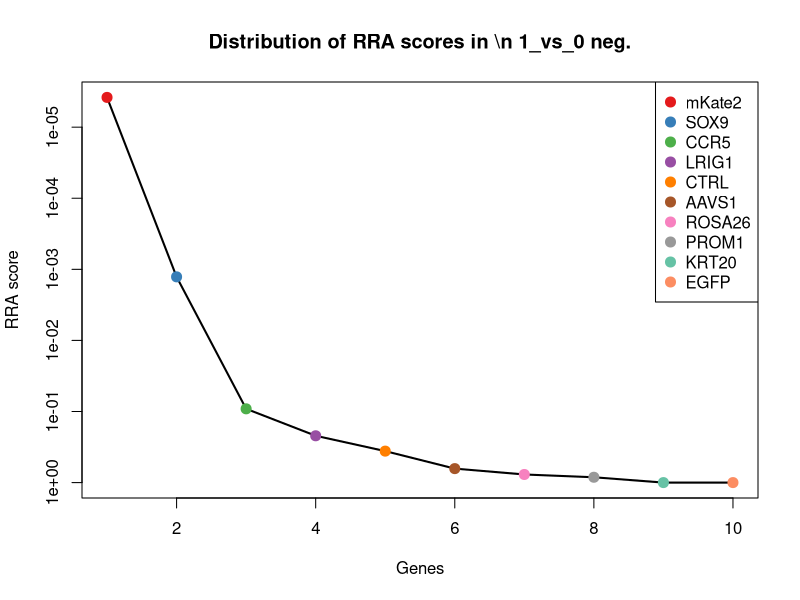
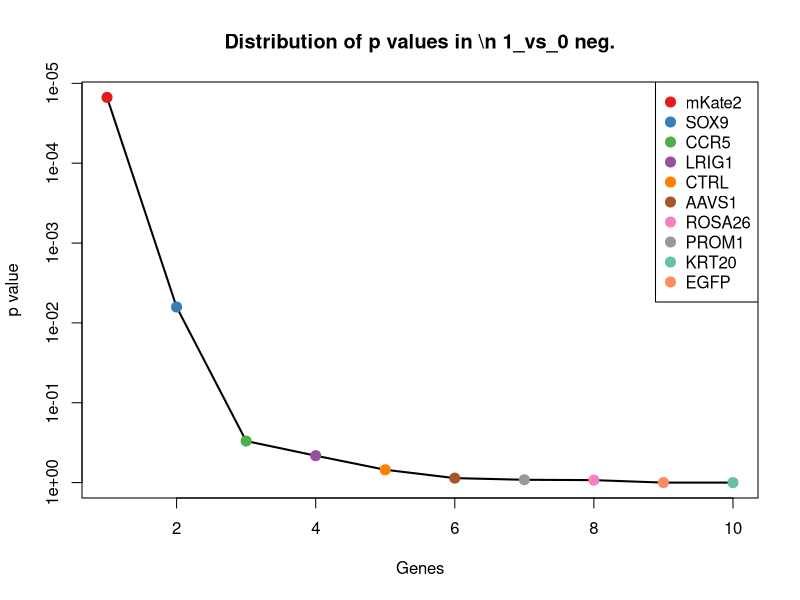
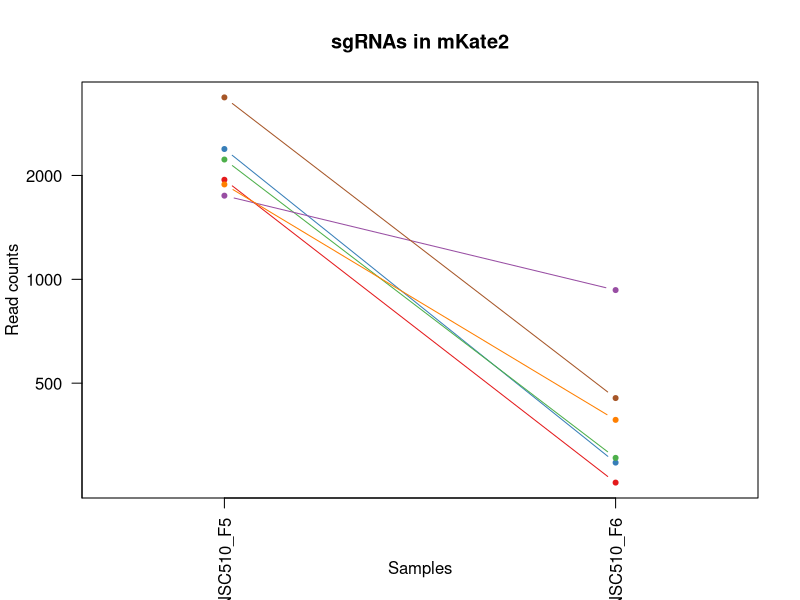
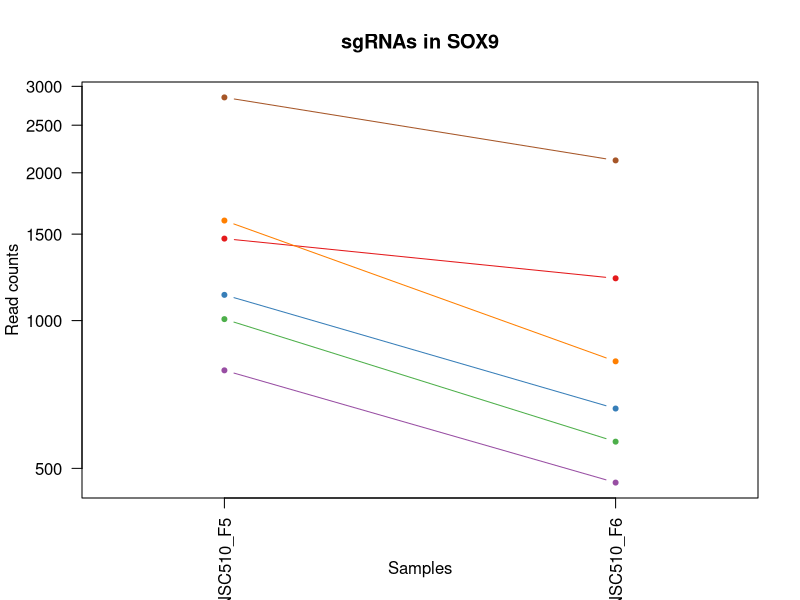
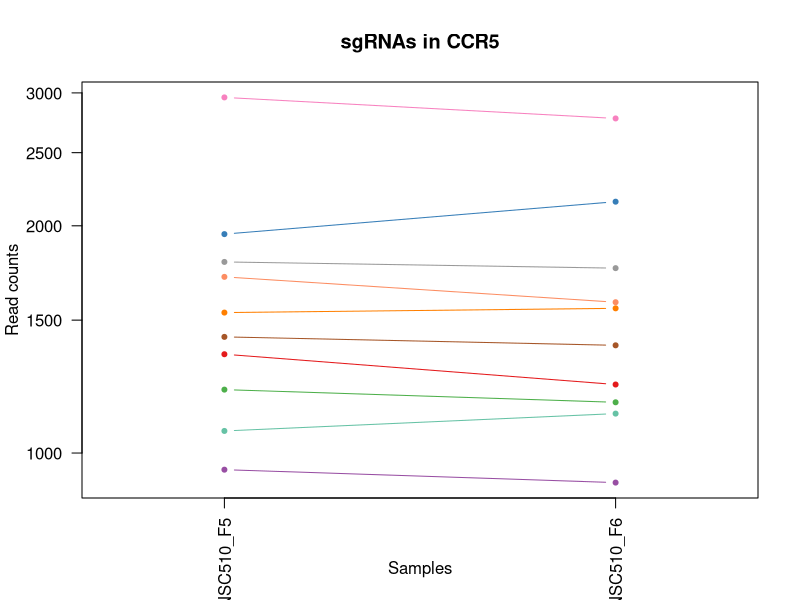
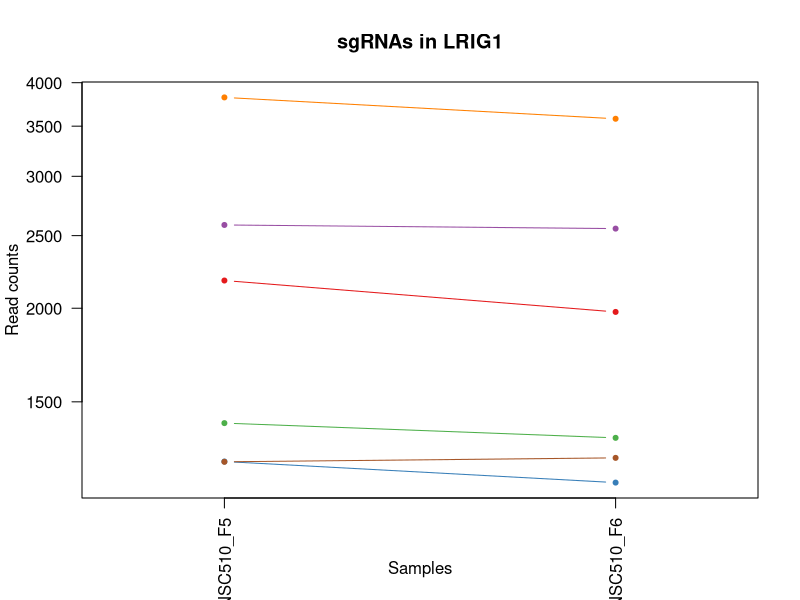
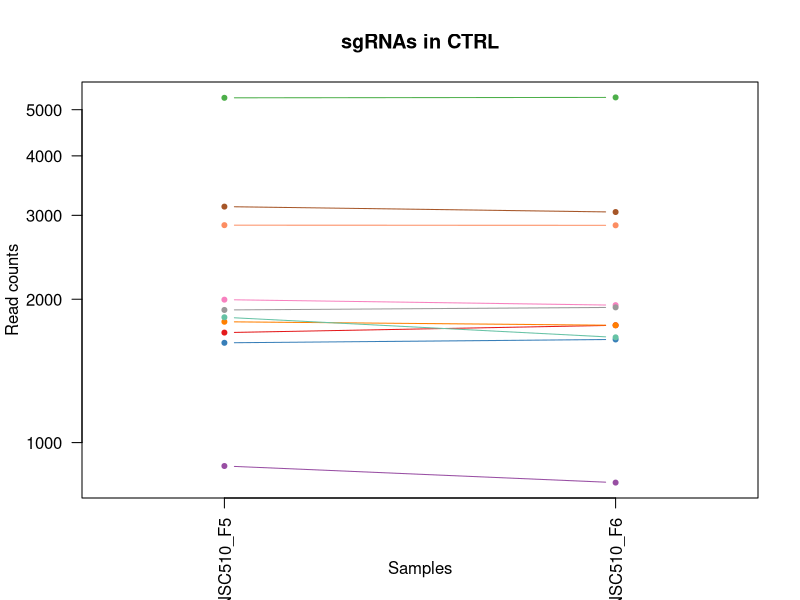
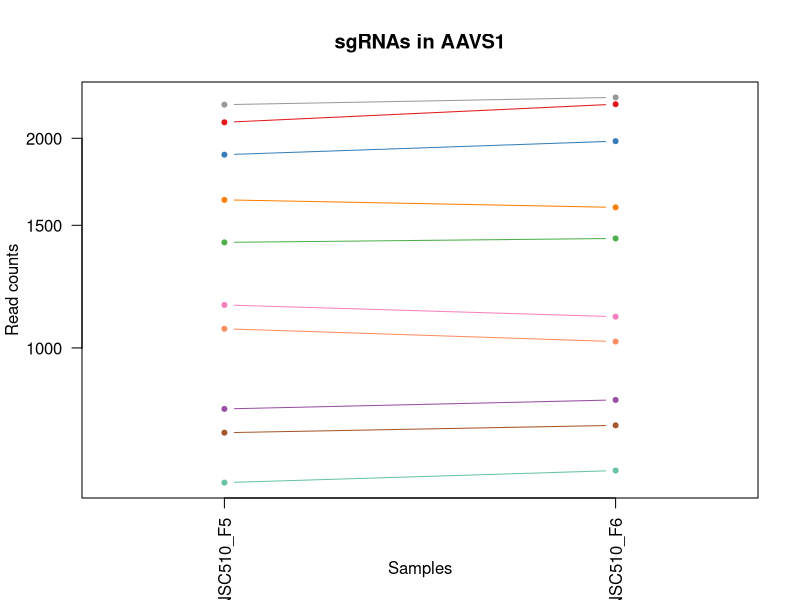

R code for these plots, in order: (Note: this script raises an error after producing the figures.)
pdf(file='S10B_c0_t1.pdf',width=4.5,height=4.5);
gstable=read.table('S10B_c0_t1.gene_summary.txt',header=T)
# 
#
# parameters
# Do not modify the variables beginning with "__"

# gstablename='__GENE_SUMMARY_FILE__'
startindex=3
# outputfile='__OUTPUT_FILE__'
targetgenelist=c("mKate2","SOX9","CCR5","LRIG1","CTRL","AAVS1","ROSA26","PROM1","KRT20","EGFP")
# samplelabel=sub('.\\w+.\\w+$','',colnames(gstable)[startindex]);
samplelabel='1_vs_0 neg.'


# You need to write some codes in front of this code:
# gstable=read.table(gstablename,header=T)
# pdf(file=outputfile,width=6,height=6)


# set up color using RColorBrewer
#library(RColorBrewer)
#colors <- brewer.pal(length(targetgenelist), "Set1")

colors=c( "#E41A1C", "#377EB8", "#4DAF4A", "#984EA3", "#FF7F00",  "#A65628", "#F781BF",
          "#999999", "#66C2A5", "#FC8D62", "#8DA0CB", "#E78AC3", "#A6D854", "#FFD92F", "#E5C494", "#B3B3B3", 
          "#8DD3C7", "#FFFFB3", "#BEBADA", "#FB8072", "#80B1D3", "#FDB462", "#B3DE69", "#FCCDE5",
          "#D9D9D9", "#BC80BD", "#CCEBC5", "#FFED6F")

######
# function definition

plotrankedvalues<-function(val, tglist, ...){
  
  plot(val,log='y',ylim=c(max(val),min(val)),type='l',lwd=2, ...)
  if(length(tglist)>0){
    for(i in 1:length(tglist)){
      targetgene=tglist[i];
      tx=which(names(val)==targetgene);ty=val[targetgene];
      points(tx,ty,col=colors[(i %% length(colors)) ],cex=2,pch=20)
      # text(tx+50,ty,targetgene,col=colors[i])
    }
    legend('topright',tglist,pch=20,pt.cex = 2,cex=1,col=colors)
  }
}



plotrandvalues<-function(val,targetgenelist, ...){
  # choose the one with the best distance distribution
  
  mindiffvalue=0;
  randval=val;
  for(i in 1:20){
    randval0=sample(val)
    vindex=sort(which(names(randval0) %in% targetgenelist))
    if(max(vindex)>0.9*length(val)){
      # print('pass...')
      next;
    }
    mindiffind=min(diff(vindex));
    if (mindiffind > mindiffvalue){
      mindiffvalue=mindiffind;
      randval=randval0;
      # print(paste('Diff: ',mindiffvalue))
    }
  }
  plot(randval,log='y',ylim=c(max(randval),min(randval)),pch=20,col='grey', ...)
  
  if(length(targetgenelist)>0){
    for(i in 1:length(targetgenelist)){
      targetgene=targetgenelist[i];
      tx=which(names(randval)==targetgene);ty=randval[targetgene];
      points(tx,ty,col=colors[(i %% length(colors)) ],cex=2,pch=20)
      text(tx+50,ty,targetgene,col=colors[i])
    }
  }
  
}




# set.seed(1235)



pvec=gstable[,startindex]
names(pvec)=gstable[,'id']
pvec=sort(pvec);

plotrankedvalues(pvec,targetgenelist,xlab='Genes',ylab='RRA score',main=paste('Distribution of RRA scores in \\n',samplelabel))

# plotrandvalues(pvec,targetgenelist,xlab='Genes',ylab='RRA score',main=paste('Distribution of RRA scores in \\n',samplelabel))


pvec=gstable[,startindex+1]
names(pvec)=gstable[,'id']
pvec=sort(pvec);

plotrankedvalues(pvec,targetgenelist,xlab='Genes',ylab='p value',main=paste('Distribution of p values in \\n',samplelabel))

# plotrandvalues(pvec,targetgenelist,xlab='Genes',ylab='p value',main=paste('Distribution of p values in \\n',samplelabel))



# you need to write after this code:
# dev.off()






# parameters
# Do not modify the variables beginning with "__"
targetmat=list(c(1942.5722099477284,256.4769906434982),c(2385.3722315029368,293.25126503723504),c(2223.5799159346875,302.68056616383427),c(1746.718354259848,929.729091082681),c(1882.9645147383735,390.3730666412068),c(3366.7703561998164,451.66352396410156))
targetgene="mKate2"
collabel=c("S77_MNSC510_F5","S78_MNSC510_F6")

# set up color using RColorBrewer
#library(RColorBrewer)
#colors <- brewer.pal(length(targetgenelist), "Set1")

colors=c( "#E41A1C", "#377EB8", "#4DAF4A", "#984EA3", "#FF7F00",  "#A65628", "#F781BF",
          "#999999", "#66C2A5", "#FC8D62", "#8DA0CB", "#E78AC3", "#A6D854", "#FFD92F", "#E5C494", "#B3B3B3", 
          "#8DD3C7", "#FFFFB3", "#BEBADA", "#FB8072", "#80B1D3", "#FDB462", "#B3DE69", "#FCCDE5",
          "#D9D9D9", "#BC80BD", "#CCEBC5", "#FFED6F")


## code

targetmatvec=unlist(targetmat)+1
yrange=range(targetmatvec[targetmatvec>0]);
# yrange[1]=1; # set the minimum value to 1
for(i in 1:length(targetmat)){
  vali=targetmat[[i]]+1;
  if(i==1){
    plot(1:length(vali),vali,type='b',las=1,pch=20,main=paste('sgRNAs in',targetgene),ylab='Read counts',xlab='Samples',xlim=c(0.7,length(vali)+0.3),ylim = yrange,col=colors[(i %% length(colors))],xaxt='n',log='y')
    axis(1,at=1:length(vali),labels=(collabel),las=2)
    # lines(0:100,rep(1,101),col='black');
  }else{
    lines(1:length(vali),vali,type='b',pch=20,col=colors[(i %% length(colors))])
  }
}




# parameters
# Do not modify the variables beginning with "__"
targetmat=list(c(1467.8394945303658,1218.2657055566162),c(1127.2240933340518,660.9940089746037),c(1005.8798566578648,565.7580675959518),c(790.8663846526916,466.75040576666026),c(1597.6991162364604,825.0638485774298),c(2847.3318693754377,2118.7639631468396))
targetgene="SOX9"
collabel=c("S77_MNSC510_F5","S78_MNSC510_F6")

# set up color using RColorBrewer
#library(RColorBrewer)
#colors <- brewer.pal(length(targetgenelist), "Set1")

colors=c( "#E41A1C", "#377EB8", "#4DAF4A", "#984EA3", "#FF7F00",  "#A65628", "#F781BF",
          "#999999", "#66C2A5", "#FC8D62", "#8DA0CB", "#E78AC3", "#A6D854", "#FFD92F", "#E5C494", "#B3B3B3", 
          "#8DD3C7", "#FFFFB3", "#BEBADA", "#FB8072", "#80B1D3", "#FDB462", "#B3DE69", "#FCCDE5",
          "#D9D9D9", "#BC80BD", "#CCEBC5", "#FFED6F")


## code

targetmatvec=unlist(targetmat)+1
yrange=range(targetmatvec[targetmatvec>0]);
# yrange[1]=1; # set the minimum value to 1
for(i in 1:length(targetmat)){
  vali=targetmat[[i]]+1;
  if(i==1){
    plot(1:length(vali),vali,type='b',las=1,pch=20,main=paste('sgRNAs in',targetgene),ylab='Read counts',xlab='Samples',xlim=c(0.7,length(vali)+0.3),ylim = yrange,col=colors[(i %% length(colors))],xaxt='n',log='y')
    axis(1,at=1:length(vali),labels=(collabel),las=2)
    # lines(0:100,rep(1,101),col='black');
  }else{
    lines(1:length(vali),vali,type='b',pch=20,col=colors[(i %% length(colors))])
  }
}




# parameters
# Do not modify the variables beginning with "__"
targetmat=list(c(1350.7529503691328,1231.4667271338553),c(1948.9587487201593,2151.7665170899368),c(1212.3779436331301,1166.4045493603207),c(949.4654308347253,912.7563490548023),c(1533.8337285121515,1553.9488256635477),c(1424.198146252088,1387.993125835402),c(2958.0318747642395,2774.100391445484),c(1790.3597025381257,1756.6787998854306),c(1068.6808212534352,1126.8014846286042),c(1710.5279678827394,1583.1796591560053))
targetgene="CCR5"
collabel=c("S77_MNSC510_F5","S78_MNSC510_F6")

# set up color using RColorBrewer
#library(RColorBrewer)
#colors <- brewer.pal(length(targetgenelist), "Set1")

colors=c( "#E41A1C", "#377EB8", "#4DAF4A", "#984EA3", "#FF7F00",  "#A65628", "#F781BF",
          "#999999", "#66C2A5", "#FC8D62", "#8DA0CB", "#E78AC3", "#A6D854", "#FFD92F", "#E5C494", "#B3B3B3", 
          "#8DD3C7", "#FFFFB3", "#BEBADA", "#FB8072", "#80B1D3", "#FDB462", "#B3DE69", "#FCCDE5",
          "#D9D9D9", "#BC80BD", "#CCEBC5", "#FFED6F")


## code

targetmatvec=unlist(targetmat)+1
yrange=range(targetmatvec[targetmatvec>0]);
# yrange[1]=1; # set the minimum value to 1
for(i in 1:length(targetmat)){
  vali=targetmat[[i]]+1;
  if(i==1){
    plot(1:length(vali),vali,type='b',las=1,pch=20,main=paste('sgRNAs in',targetgene),ylab='Read counts',xlab='Samples',xlim=c(0.7,length(vali)+0.3),ylim = yrange,col=colors[(i %% length(colors))],xaxt='n',log='y')
    axis(1,at=1:length(vali),labels=(collabel),las=2)
    # lines(0:100,rep(1,101),col='black');
  }else{
    lines(1:length(vali),vali,type='b',pch=20,col=colors[(i %% length(colors))])
  }
}




# parameters
# Do not modify the variables beginning with "__"
targetmat=list(c(2176.7452982701943,1976.3815161351918),c(1247.5039068815001,1169.2333396983006),c(1403.9741068060569,1341.7895503150658),c(2582.290510319556,2553.454745083063),c(3822.3434552998865,3579.3627076570556),c(1246.4394837527616,1261.6404907389726))
targetgene="LRIG1"
collabel=c("S77_MNSC510_F5","S78_MNSC510_F6")

# set up color using RColorBrewer
#library(RColorBrewer)
#colors <- brewer.pal(length(targetgenelist), "Set1")

colors=c( "#E41A1C", "#377EB8", "#4DAF4A", "#984EA3", "#FF7F00",  "#A65628", "#F781BF",
          "#999999", "#66C2A5", "#FC8D62", "#8DA0CB", "#E78AC3", "#A6D854", "#FFD92F", "#E5C494", "#B3B3B3", 
          "#8DD3C7", "#FFFFB3", "#BEBADA", "#FB8072", "#80B1D3", "#FDB462", "#B3DE69", "#FCCDE5",
          "#D9D9D9", "#BC80BD", "#CCEBC5", "#FFED6F")


## code

targetmatvec=unlist(targetmat)+1
yrange=range(targetmatvec[targetmatvec>0]);
# yrange[1]=1; # set the minimum value to 1
for(i in 1:length(targetmat)){
  vali=targetmat[[i]]+1;
  if(i==1){
    plot(1:length(vali),vali,type='b',las=1,pch=20,main=paste('sgRNAs in',targetgene),ylab='Read counts',xlab='Samples',xlim=c(0.7,length(vali)+0.3),ylim = yrange,col=colors[(i %% length(colors))],xaxt='n',log='y')
    axis(1,at=1:length(vali),labels=(collabel),las=2)
    # lines(0:100,rep(1,101),col='black');
  }else{
    lines(1:length(vali),vali,type='b',pch=20,col=colors[(i %% length(colors))])
  }
}




# parameters
# Do not modify the variables beginning with "__"
targetmat=list(c(1700.948159724093,1762.3363805613901),c(1618.9875788112302,1645.41304659156),c(5294.4406423452065,5304.9248138247085),c(891.9865818828473,823.17798835211),c(1792.4885487956026,1762.3363805613901),c(3128.3395753623968,3047.550124116861),c(1994.728943255914,1942.4360320794347),c(1897.8664385407121,1921.6915696009164),c(1831.8722045589263,1662.3857886194385),c(2860.1049469202994,2858.021171472217))
targetgene="CTRL"
collabel=c("S77_MNSC510_F5","S78_MNSC510_F6")

# set up color using RColorBrewer
#library(RColorBrewer)
#colors <- brewer.pal(length(targetgenelist), "Set1")

colors=c( "#E41A1C", "#377EB8", "#4DAF4A", "#984EA3", "#FF7F00",  "#A65628", "#F781BF",
          "#999999", "#66C2A5", "#FC8D62", "#8DA0CB", "#E78AC3", "#A6D854", "#FFD92F", "#E5C494", "#B3B3B3", 
          "#8DD3C7", "#FFFFB3", "#BEBADA", "#FB8072", "#80B1D3", "#FDB462", "#B3DE69", "#FCCDE5",
          "#D9D9D9", "#BC80BD", "#CCEBC5", "#FFED6F")


## code

targetmatvec=unlist(targetmat)+1
yrange=range(targetmatvec[targetmatvec>0]);
# yrange[1]=1; # set the minimum value to 1
for(i in 1:length(targetmat)){
  vali=targetmat[[i]]+1;
  if(i==1){
    plot(1:length(vali),vali,type='b',las=1,pch=20,main=paste('sgRNAs in',targetgene),ylab='Read counts',xlab='Samples',xlim=c(0.7,length(vali)+0.3),ylim = yrange,col=colors[(i %% length(colors))],xaxt='n',log='y')
    axis(1,at=1:length(vali),labels=(collabel),las=2)
    # lines(0:100,rep(1,101),col='black');
  }else{
    lines(1:length(vali),vali,type='b',pch=20,col=colors[(i %% length(colors))])
  }
}




# parameters
# Do not modify the variables beginning with "__"
targetmat=list(c(2107.557794902193,2237.57315734199),c(1893.6087460257584,1980.1532365858316),c(1416.7471843509186,1435.139631468398),c(816.4125397424152,841.0936604926484),c(1630.6962332273533,1590.7231000572847),c(754.6759982755833,773.2026923811342),c(1151.705825295037,1107.9428823754058),c(2234.224147222072,2288.4913834256254),c(639.7183003718272,665.7086595379034),c(1064.4231287384814,1020.2503818980332))
targetgene="AAVS1"
collabel=c("S77_MNSC510_F5","S78_MNSC510_F6")

# set up color using RColorBrewer
#library(RColorBrewer)
#colors <- brewer.pal(length(targetgenelist), "Set1")

colors=c( "#E41A1C", "#377EB8", "#4DAF4A", "#984EA3", "#FF7F00",  "#A65628", "#F781BF",
          "#999999", "#66C2A5", "#FC8D62", "#8DA0CB", "#E78AC3", "#A6D854", "#FFD92F", "#E5C494", "#B3B3B3", 
          "#8DD3C7", "#FFFFB3", "#BEBADA", "#FB8072", "#80B1D3", "#FDB462", "#B3DE69", "#FCCDE5",
          "#D9D9D9", "#BC80BD", "#CCEBC5", "#FFED6F")


## code

targetmatvec=unlist(targetmat)+1
yrange=range(targetmatvec[targetmatvec>0]);
# yrange[1]=1; # set the minimum value to 1
for(i in 1:length(targetmat)){
  vali=targetmat[[i]]+1;
  if(i==1){
    plot(1:length(vali),vali,type='b',las=1,pch=20,main=paste('sgRNAs in',targetgene),ylab='Read counts',xlab='Samples',xlim=c(0.7,length(vali)+0.3),ylim = yrange,col=colors[(i %% length(colors))],xaxt='n',log='y')
    axis(1,at=1:length(vali),labels=(collabel),las=2)
    # lines(0:100,rep(1,101),col='black');
  }else{
    lines(1:length(vali),vali,type='b',pch=20,col=colors[(i %% length(colors))])
  }
}




# parameters
# Do not modify the variables beginning with "__"
targetmat=list(c(5906.483941369833,6142.246753866717),c(2504.5876219216466,2598.715390490739),c(2962.2895672791938,2848.5918703456177),c(2095.8491404860697,2280.9479425243458),c(1732.8808535862477,1788.7384237158678),c(2576.9683946758632,2996.631898033225),c(1865.9337446785578,1821.740977658965),c(1637.0827719997842,1593.5518903952643),c(772.7711914641375,685.5101919037617),c(2086.2693323274234,2319.6080771434026))
targetgene="ROSA26"
collabel=c("S77_MNSC510_F5","S78_MNSC510_F6")

# set up color using RColorBrewer
#library(RColorBrewer)
#colors <- brewer.pal(length(targetgenelist), "Set1")

colors=c( "#E41A1C", "#377EB8", "#4DAF4A", "#984EA3", "#FF7F00",  "#A65628", "#F781BF",
          "#999999", "#66C2A5", "#FC8D62", "#8DA0CB", "#E78AC3", "#A6D854", "#FFD92F", "#E5C494", "#B3B3B3", 
          "#8DD3C7", "#FFFFB3", "#BEBADA", "#FB8072", "#80B1D3", "#FDB462", "#B3DE69", "#FCCDE5",
          "#D9D9D9", "#BC80BD", "#CCEBC5", "#FFED6F")


## code

targetmatvec=unlist(targetmat)+1
yrange=range(targetmatvec[targetmatvec>0]);
# yrange[1]=1; # set the minimum value to 1
for(i in 1:length(targetmat)){
  vali=targetmat[[i]]+1;
  if(i==1){
    plot(1:length(vali),vali,type='b',las=1,pch=20,main=paste('sgRNAs in',targetgene),ylab='Read counts',xlab='Samples',xlim=c(0.7,length(vali)+0.3),ylim = yrange,col=colors[(i %% length(colors))],xaxt='n',log='y')
    axis(1,at=1:length(vali),labels=(collabel),las=2)
    # lines(0:100,rep(1,101),col='black');
  }else{
    lines(1:length(vali),vali,type='b',pch=20,col=colors[(i %% length(colors))])
  }
}




# parameters
# Do not modify the variables beginning with "__"
targetmat=list(c(1796.7462413105566,1756.6787998854306),c(2740.8895565015896,2709.9811437846092),c(1874.4491297084655,1939.607241741455),c(3072.9895726679956,3069.237516708039),c(1722.2366222988628,1838.7137196868437),c(4288.560785687341,4278.073921138056))
targetgene="PROM1"
collabel=c("S77_MNSC510_F5","S78_MNSC510_F6")

# set up color using RColorBrewer
#library(RColorBrewer)
#colors <- brewer.pal(length(targetgenelist), "Set1")

colors=c( "#E41A1C", "#377EB8", "#4DAF4A", "#984EA3", "#FF7F00",  "#A65628", "#F781BF",
          "#999999", "#66C2A5", "#FC8D62", "#8DA0CB", "#E78AC3", "#A6D854", "#FFD92F", "#E5C494", "#B3B3B3", 
          "#8DD3C7", "#FFFFB3", "#BEBADA", "#FB8072", "#80B1D3", "#FDB462", "#B3DE69", "#FCCDE5",
          "#D9D9D9", "#BC80BD", "#CCEBC5", "#FFED6F")


## code

targetmatvec=unlist(targetmat)+1
yrange=range(targetmatvec[targetmatvec>0]);
# yrange[1]=1; # set the minimum value to 1
for(i in 1:length(targetmat)){
  vali=targetmat[[i]]+1;
  if(i==1){
    plot(1:length(vali),vali,type='b',las=1,pch=20,main=paste('sgRNAs in',targetgene),ylab='Read counts',xlab='Samples',xlim=c(0.7,length(vali)+0.3),ylim = yrange,col=colors[(i %% length(colors))],xaxt='n',log='y')
    axis(1,at=1:length(vali),labels=(collabel),las=2)
    # lines(0:100,rep(1,101),col='black');
  }else{
    lines(1:length(vali),vali,type='b',pch=20,col=colors[(i %% length(colors))])
  }
}




# parameters
# Do not modify the variables beginning with "__"
targetmat=list(c(830.2500404160154,1615.2392829864425),c(1067.6163981246968,2147.0518665266372),c(910.0817750714016,1932.0638008401756),c(360.83944064234515,929.729091082681),c(1353.9462197553482,3005.118269047164),c(731.2586894433367,1289.9283941187703))
targetgene="KRT20"
collabel=c("S77_MNSC510_F5","S78_MNSC510_F6")

# set up color using RColorBrewer
#library(RColorBrewer)
#colors <- brewer.pal(length(targetgenelist), "Set1")

colors=c( "#E41A1C", "#377EB8", "#4DAF4A", "#984EA3", "#FF7F00",  "#A65628", "#F781BF",
          "#999999", "#66C2A5", "#FC8D62", "#8DA0CB", "#E78AC3", "#A6D854", "#FFD92F", "#E5C494", "#B3B3B3", 
          "#8DD3C7", "#FFFFB3", "#BEBADA", "#FB8072", "#80B1D3", "#FDB462", "#B3DE69", "#FCCDE5",
          "#D9D9D9", "#BC80BD", "#CCEBC5", "#FFED6F")


## code

targetmatvec=unlist(targetmat)+1
yrange=range(targetmatvec[targetmatvec>0]);
# yrange[1]=1; # set the minimum value to 1
for(i in 1:length(targetmat)){
  vali=targetmat[[i]]+1;
  if(i==1){
    plot(1:length(vali),vali,type='b',las=1,pch=20,main=paste('sgRNAs in',targetgene),ylab='Read counts',xlab='Samples',xlim=c(0.7,length(vali)+0.3),ylim = yrange,col=colors[(i %% length(colors))],xaxt='n',log='y')
    axis(1,at=1:length(vali),labels=(collabel),las=2)
    # lines(0:100,rep(1,101),col='black');
  }else{
    lines(1:length(vali),vali,type='b',pch=20,col=colors[(i %% length(colors))])
  }
}




# parameters
# Do not modify the variables beginning with "__"
targetmat=list(c(938.8211995473405,2406.3576475081154),c(990.9779328555261,2962.686413977468),c(589.6904133211186,1599.209471071224),c(617.3654146683192,1528.48971262173),c(946.2721614485099,2538.367863280504),c(1760.555854933448,2967.4010645407675))
targetgene="EGFP"
collabel=c("S77_MNSC510_F5","S78_MNSC510_F6")

# set up color using RColorBrewer
#library(RColorBrewer)
#colors <- brewer.pal(length(targetgenelist), "Set1")

colors=c( "#E41A1C", "#377EB8", "#4DAF4A", "#984EA3", "#FF7F00",  "#A65628", "#F781BF",
          "#999999", "#66C2A5", "#FC8D62", "#8DA0CB", "#E78AC3", "#A6D854", "#FFD92F", "#E5C494", "#B3B3B3", 
          "#8DD3C7", "#FFFFB3", "#BEBADA", "#FB8072", "#80B1D3", "#FDB462", "#B3DE69", "#FCCDE5",
          "#D9D9D9", "#BC80BD", "#CCEBC5", "#FFED6F")


## code

targetmatvec=unlist(targetmat)+1
yrange=range(targetmatvec[targetmatvec>0]);
# yrange[1]=1; # set the minimum value to 1
for(i in 1:length(targetmat)){
  vali=targetmat[[i]]+1;
  if(i==1){
    plot(1:length(vali),vali,type='b',las=1,pch=20,main=paste('sgRNAs in',targetgene),ylab='Read counts',xlab='Samples',xlim=c(0.7,length(vali)+0.3),ylim = yrange,col=colors[(i %% length(colors))],xaxt='n',log='y')
    axis(1,at=1:length(vali),labels=(collabel),las=2)
    # lines(0:100,rep(1,101),col='black');
  }else{
    lines(1:length(vali),vali,type='b',pch=20,col=colors[(i %% length(colors))])
  }
}



# 
#
# parameters
# Do not modify the variables beginning with "__"

# gstablename='__GENE_SUMMARY_FILE__'
startindex=9
# outputfile='__OUTPUT_FILE__'
targetgenelist=c("EGFP","KRT20","PROM1","ROSA26","CCR5","AAVS1","LRIG1","CTRL","SOX9","mKate2")
# samplelabel=sub('.\\w+.\\w+$','',colnames(gstable)[startindex]);
samplelabel='1_vs_0 pos.'


# You need to write some codes in front of this code:
# gstable=read.table(gstablename,header=T)
# pdf(file=outputfile,width=6,height=6)


# set up color using RColorBrewer
#library(RColorBrewer)
#colors <- brewer.pal(length(targetgenelist), "Set1")

colors=c( "#E41A1C", "#377EB8", "#4DAF4A", "#984EA3", "#FF7F00",  "#A65628", "#F781BF",
          "#999999", "#66C2A5", "#FC8D62", "#8DA0CB", "#E78AC3", "#A6D854", "#FFD92F", "#E5C494", "#B3B3B3", 
          "#8DD3C7", "#FFFFB3", "#BEBADA", "#FB8072", "#80B1D3", "#FDB462", "#B3DE69", "#FCCDE5",
          "#D9D9D9", "#BC80BD", "#CCEBC5", "#FFED6F")

######
# function definition

plotrankedvalues<-function(val, tglist, ...){
  
  plot(val,log='y',ylim=c(max(val),min(val)),type='l',lwd=2, ...)
  if(length(tglist)>0){
    for(i in 1:length(tglist)){
      targetgene=tglist[i];
      tx=which(names(val)==targetgene);ty=val[targetgene];
      points(tx,ty,col=colors[(i %% length(colors)) ],cex=2,pch=20)
      # text(tx+50,ty,targetgene,col=colors[i])
    }
    legend('topright',tglist,pch=20,pt.cex = 2,cex=1,col=colors)
  }
}



plotrandvalues<-function(val,targetgenelist, ...){
  # choose the one with the best distance distribution
  
  mindiffvalue=0;
  randval=val;
  for(i in 1:20){
    randval0=sample(val)
    vindex=sort(which(names(randval0) %in% targetgenelist))
    if(max(vindex)>0.9*length(val)){
      # print('pass...')
      next;
    }
    mindiffind=min(diff(vindex));
    if (mindiffind > mindiffvalue){
      mindiffvalue=mindiffind;
      randval=randval0;
      # print(paste('Diff: ',mindiffvalue))
    }
  }
  plot(randval,log='y',ylim=c(max(randval),min(randval)),pch=20,col='grey', ...)
  
  if(length(targetgenelist)>0){
    for(i in 1:length(targetgenelist)){
      targetgene=targetgenelist[i];
      tx=which(names(randval)==targetgene);ty=randval[targetgene];
      points(tx,ty,col=colors[(i %% length(colors)) ],cex=2,pch=20)
      text(tx+50,ty,targetgene,col=colors[i])
    }
  }
  
}




# set.seed(1235)



pvec=gstable[,startindex]
names(pvec)=gstable[,'id']
pvec=sort(pvec);

plotrankedvalues(pvec,targetgenelist,xlab='Genes',ylab='RRA score',main=paste('Distribution of RRA scores in \\n',samplelabel))

# plotrandvalues(pvec,targetgenelist,xlab='Genes',ylab='RRA score',main=paste('Distribution of RRA scores in \\n',samplelabel))


pvec=gstable[,startindex+1]
names(pvec)=gstable[,'id']
pvec=sort(pvec);

plotrankedvalues(pvec,targetgenelist,xlab='Genes',ylab='p value',main=paste('Distribution of p values in \\n',samplelabel))

# plotrandvalues(pvec,targetgenelist,xlab='Genes',ylab='p value',main=paste('Distribution of p values in \\n',samplelabel))



# you need to write after this code:
# dev.off()






# parameters
# Do not modify the variables beginning with "__"
targetmat=list(c(938.8211995473405,2406.3576475081154),c(990.9779328555261,2962.686413977468),c(589.6904133211186,1599.209471071224),c(617.3654146683192,1528.48971262173),c(946.2721614485099,2538.367863280504),c(1760.555854933448,2967.4010645407675))
targetgene="EGFP"
collabel=c("S77_MNSC510_F5","S78_MNSC510_F6")

# set up color using RColorBrewer
#library(RColorBrewer)
#colors <- brewer.pal(length(targetgenelist), "Set1")

colors=c( "#E41A1C", "#377EB8", "#4DAF4A", "#984EA3", "#FF7F00",  "#A65628", "#F781BF",
          "#999999", "#66C2A5", "#FC8D62", "#8DA0CB", "#E78AC3", "#A6D854", "#FFD92F", "#E5C494", "#B3B3B3", 
          "#8DD3C7", "#FFFFB3", "#BEBADA", "#FB8072", "#80B1D3", "#FDB462", "#B3DE69", "#FCCDE5",
          "#D9D9D9", "#BC80BD", "#CCEBC5", "#FFED6F")


## code

targetmatvec=unlist(targetmat)+1
yrange=range(targetmatvec[targetmatvec>0]);
# yrange[1]=1; # set the minimum value to 1
for(i in 1:length(targetmat)){
  vali=targetmat[[i]]+1;
  if(i==1){
    plot(1:length(vali),vali,type='b',las=1,pch=20,main=paste('sgRNAs in',targetgene),ylab='Read counts',xlab='Samples',xlim=c(0.7,length(vali)+0.3),ylim = yrange,col=colors[(i %% length(colors))],xaxt='n',log='y')
    axis(1,at=1:length(vali),labels=(collabel),las=2)
    # lines(0:100,rep(1,101),col='black');
  }else{
    lines(1:length(vali),vali,type='b',pch=20,col=colors[(i %% length(colors))])
  }
}




# parameters
# Do not modify the variables beginning with "__"
targetmat=list(c(830.2500404160154,1615.2392829864425),c(1067.6163981246968,2147.0518665266372),c(910.0817750714016,1932.0638008401756),c(360.83944064234515,929.729091082681),c(1353.9462197553482,3005.118269047164),c(731.2586894433367,1289.9283941187703))
targetgene="KRT20"
collabel=c("S77_MNSC510_F5","S78_MNSC510_F6")

# set up color using RColorBrewer
#library(RColorBrewer)
#colors <- brewer.pal(length(targetgenelist), "Set1")

colors=c( "#E41A1C", "#377EB8", "#4DAF4A", "#984EA3", "#FF7F00",  "#A65628", "#F781BF",
          "#999999", "#66C2A5", "#FC8D62", "#8DA0CB", "#E78AC3", "#A6D854", "#FFD92F", "#E5C494", "#B3B3B3", 
          "#8DD3C7", "#FFFFB3", "#BEBADA", "#FB8072", "#80B1D3", "#FDB462", "#B3DE69", "#FCCDE5",
          "#D9D9D9", "#BC80BD", "#CCEBC5", "#FFED6F")


## code

targetmatvec=unlist(targetmat)+1
yrange=range(targetmatvec[targetmatvec>0]);
# yrange[1]=1; # set the minimum value to 1
for(i in 1:length(targetmat)){
  vali=targetmat[[i]]+1;
  if(i==1){
    plot(1:length(vali),vali,type='b',las=1,pch=20,main=paste('sgRNAs in',targetgene),ylab='Read counts',xlab='Samples',xlim=c(0.7,length(vali)+0.3),ylim = yrange,col=colors[(i %% length(colors))],xaxt='n',log='y')
    axis(1,at=1:length(vali),labels=(collabel),las=2)
    # lines(0:100,rep(1,101),col='black');
  }else{
    lines(1:length(vali),vali,type='b',pch=20,col=colors[(i %% length(colors))])
  }
}




# parameters
# Do not modify the variables beginning with "__"
targetmat=list(c(1796.7462413105566,1756.6787998854306),c(2740.8895565015896,2709.9811437846092),c(1874.4491297084655,1939.607241741455),c(3072.9895726679956,3069.237516708039),c(1722.2366222988628,1838.7137196868437),c(4288.560785687341,4278.073921138056))
targetgene="PROM1"
collabel=c("S77_MNSC510_F5","S78_MNSC510_F6")

# set up color using RColorBrewer
#library(RColorBrewer)
#colors <- brewer.pal(length(targetgenelist), "Set1")

colors=c( "#E41A1C", "#377EB8", "#4DAF4A", "#984EA3", "#FF7F00",  "#A65628", "#F781BF",
          "#999999", "#66C2A5", "#FC8D62", "#8DA0CB", "#E78AC3", "#A6D854", "#FFD92F", "#E5C494", "#B3B3B3", 
          "#8DD3C7", "#FFFFB3", "#BEBADA", "#FB8072", "#80B1D3", "#FDB462", "#B3DE69", "#FCCDE5",
          "#D9D9D9", "#BC80BD", "#CCEBC5", "#FFED6F")


## code

targetmatvec=unlist(targetmat)+1
yrange=range(targetmatvec[targetmatvec>0]);
# yrange[1]=1; # set the minimum value to 1
for(i in 1:length(targetmat)){
  vali=targetmat[[i]]+1;
  if(i==1){
    plot(1:length(vali),vali,type='b',las=1,pch=20,main=paste('sgRNAs in',targetgene),ylab='Read counts',xlab='Samples',xlim=c(0.7,length(vali)+0.3),ylim = yrange,col=colors[(i %% length(colors))],xaxt='n',log='y')
    axis(1,at=1:length(vali),labels=(collabel),las=2)
    # lines(0:100,rep(1,101),col='black');
  }else{
    lines(1:length(vali),vali,type='b',pch=20,col=colors[(i %% length(colors))])
  }
}




# parameters
# Do not modify the variables beginning with "__"
targetmat=list(c(5906.483941369833,6142.246753866717),c(2504.5876219216466,2598.715390490739),c(2962.2895672791938,2848.5918703456177),c(2095.8491404860697,2280.9479425243458),c(1732.8808535862477,1788.7384237158678),c(2576.9683946758632,2996.631898033225),c(1865.9337446785578,1821.740977658965),c(1637.0827719997842,1593.5518903952643),c(772.7711914641375,685.5101919037617),c(2086.2693323274234,2319.6080771434026))
targetgene="ROSA26"
collabel=c("S77_MNSC510_F5","S78_MNSC510_F6")

# set up color using RColorBrewer
#library(RColorBrewer)
#colors <- brewer.pal(length(targetgenelist), "Set1")

colors=c( "#E41A1C", "#377EB8", "#4DAF4A", "#984EA3", "#FF7F00",  "#A65628", "#F781BF",
          "#999999", "#66C2A5", "#FC8D62", "#8DA0CB", "#E78AC3", "#A6D854", "#FFD92F", "#E5C494", "#B3B3B3", 
          "#8DD3C7", "#FFFFB3", "#BEBADA", "#FB8072", "#80B1D3", "#FDB462", "#B3DE69", "#FCCDE5",
          "#D9D9D9", "#BC80BD", "#CCEBC5", "#FFED6F")


## code

targetmatvec=unlist(targetmat)+1
yrange=range(targetmatvec[targetmatvec>0]);
# yrange[1]=1; # set the minimum value to 1
for(i in 1:length(targetmat)){
  vali=targetmat[[i]]+1;
  if(i==1){
    plot(1:length(vali),vali,type='b',las=1,pch=20,main=paste('sgRNAs in',targetgene),ylab='Read counts',xlab='Samples',xlim=c(0.7,length(vali)+0.3),ylim = yrange,col=colors[(i %% length(colors))],xaxt='n',log='y')
    axis(1,at=1:length(vali),labels=(collabel),las=2)
    # lines(0:100,rep(1,101),col='black');
  }else{
    lines(1:length(vali),vali,type='b',pch=20,col=colors[(i %% length(colors))])
  }
}




# parameters
# Do not modify the variables beginning with "__"
targetmat=list(c(1350.7529503691328,1231.4667271338553),c(1948.9587487201593,2151.7665170899368),c(1212.3779436331301,1166.4045493603207),c(949.4654308347253,912.7563490548023),c(1533.8337285121515,1553.9488256635477),c(1424.198146252088,1387.993125835402),c(2958.0318747642395,2774.100391445484),c(1790.3597025381257,1756.6787998854306),c(1068.6808212534352,1126.8014846286042),c(1710.5279678827394,1583.1796591560053))
targetgene="CCR5"
collabel=c("S77_MNSC510_F5","S78_MNSC510_F6")

# set up color using RColorBrewer
#library(RColorBrewer)
#colors <- brewer.pal(length(targetgenelist), "Set1")

colors=c( "#E41A1C", "#377EB8", "#4DAF4A", "#984EA3", "#FF7F00",  "#A65628", "#F781BF",
          "#999999", "#66C2A5", "#FC8D62", "#8DA0CB", "#E78AC3", "#A6D854", "#FFD92F", "#E5C494", "#B3B3B3", 
          "#8DD3C7", "#FFFFB3", "#BEBADA", "#FB8072", "#80B1D3", "#FDB462", "#B3DE69", "#FCCDE5",
          "#D9D9D9", "#BC80BD", "#CCEBC5", "#FFED6F")


## code

targetmatvec=unlist(targetmat)+1
yrange=range(targetmatvec[targetmatvec>0]);
# yrange[1]=1; # set the minimum value to 1
for(i in 1:length(targetmat)){
  vali=targetmat[[i]]+1;
  if(i==1){
    plot(1:length(vali),vali,type='b',las=1,pch=20,main=paste('sgRNAs in',targetgene),ylab='Read counts',xlab='Samples',xlim=c(0.7,length(vali)+0.3),ylim = yrange,col=colors[(i %% length(colors))],xaxt='n',log='y')
    axis(1,at=1:length(vali),labels=(collabel),las=2)
    # lines(0:100,rep(1,101),col='black');
  }else{
    lines(1:length(vali),vali,type='b',pch=20,col=colors[(i %% length(colors))])
  }
}




# parameters
# Do not modify the variables beginning with "__"
targetmat=list(c(2107.557794902193,2237.57315734199),c(1893.6087460257584,1980.1532365858316),c(1416.7471843509186,1435.139631468398),c(816.4125397424152,841.0936604926484),c(1630.6962332273533,1590.7231000572847),c(754.6759982755833,773.2026923811342),c(1151.705825295037,1107.9428823754058),c(2234.224147222072,2288.4913834256254),c(639.7183003718272,665.7086595379034),c(1064.4231287384814,1020.2503818980332))
targetgene="AAVS1"
collabel=c("S77_MNSC510_F5","S78_MNSC510_F6")

# set up color using RColorBrewer
#library(RColorBrewer)
#colors <- brewer.pal(length(targetgenelist), "Set1")

colors=c( "#E41A1C", "#377EB8", "#4DAF4A", "#984EA3", "#FF7F00",  "#A65628", "#F781BF",
          "#999999", "#66C2A5", "#FC8D62", "#8DA0CB", "#E78AC3", "#A6D854", "#FFD92F", "#E5C494", "#B3B3B3", 
          "#8DD3C7", "#FFFFB3", "#BEBADA", "#FB8072", "#80B1D3", "#FDB462", "#B3DE69", "#FCCDE5",
          "#D9D9D9", "#BC80BD", "#CCEBC5", "#FFED6F")


## code

targetmatvec=unlist(targetmat)+1
yrange=range(targetmatvec[targetmatvec>0]);
# yrange[1]=1; # set the minimum value to 1
for(i in 1:length(targetmat)){
  vali=targetmat[[i]]+1;
  if(i==1){
    plot(1:length(vali),vali,type='b',las=1,pch=20,main=paste('sgRNAs in',targetgene),ylab='Read counts',xlab='Samples',xlim=c(0.7,length(vali)+0.3),ylim = yrange,col=colors[(i %% length(colors))],xaxt='n',log='y')
    axis(1,at=1:length(vali),labels=(collabel),las=2)
    # lines(0:100,rep(1,101),col='black');
  }else{
    lines(1:length(vali),vali,type='b',pch=20,col=colors[(i %% length(colors))])
  }
}




# parameters
# Do not modify the variables beginning with "__"
targetmat=list(c(2176.7452982701943,1976.3815161351918),c(1247.5039068815001,1169.2333396983006),c(1403.9741068060569,1341.7895503150658),c(2582.290510319556,2553.454745083063),c(3822.3434552998865,3579.3627076570556),c(1246.4394837527616,1261.6404907389726))
targetgene="LRIG1"
collabel=c("S77_MNSC510_F5","S78_MNSC510_F6")

# set up color using RColorBrewer
#library(RColorBrewer)
#colors <- brewer.pal(length(targetgenelist), "Set1")

colors=c( "#E41A1C", "#377EB8", "#4DAF4A", "#984EA3", "#FF7F00",  "#A65628", "#F781BF",
          "#999999", "#66C2A5", "#FC8D62", "#8DA0CB", "#E78AC3", "#A6D854", "#FFD92F", "#E5C494", "#B3B3B3", 
          "#8DD3C7", "#FFFFB3", "#BEBADA", "#FB8072", "#80B1D3", "#FDB462", "#B3DE69", "#FCCDE5",
          "#D9D9D9", "#BC80BD", "#CCEBC5", "#FFED6F")


## code

targetmatvec=unlist(targetmat)+1
yrange=range(targetmatvec[targetmatvec>0]);
# yrange[1]=1; # set the minimum value to 1
for(i in 1:length(targetmat)){
  vali=targetmat[[i]]+1;
  if(i==1){
    plot(1:length(vali),vali,type='b',las=1,pch=20,main=paste('sgRNAs in',targetgene),ylab='Read counts',xlab='Samples',xlim=c(0.7,length(vali)+0.3),ylim = yrange,col=colors[(i %% length(colors))],xaxt='n',log='y')
    axis(1,at=1:length(vali),labels=(collabel),las=2)
    # lines(0:100,rep(1,101),col='black');
  }else{
    lines(1:length(vali),vali,type='b',pch=20,col=colors[(i %% length(colors))])
  }
}




# parameters
# Do not modify the variables beginning with "__"
targetmat=list(c(1700.948159724093,1762.3363805613901),c(1618.9875788112302,1645.41304659156),c(5294.4406423452065,5304.9248138247085),c(891.9865818828473,823.17798835211),c(1792.4885487956026,1762.3363805613901),c(3128.3395753623968,3047.550124116861),c(1994.728943255914,1942.4360320794347),c(1897.8664385407121,1921.6915696009164),c(1831.8722045589263,1662.3857886194385),c(2860.1049469202994,2858.021171472217))
targetgene="CTRL"
collabel=c("S77_MNSC510_F5","S78_MNSC510_F6")

# set up color using RColorBrewer
#library(RColorBrewer)
#colors <- brewer.pal(length(targetgenelist), "Set1")

colors=c( "#E41A1C", "#377EB8", "#4DAF4A", "#984EA3", "#FF7F00",  "#A65628", "#F781BF",
          "#999999", "#66C2A5", "#FC8D62", "#8DA0CB", "#E78AC3", "#A6D854", "#FFD92F", "#E5C494", "#B3B3B3", 
          "#8DD3C7", "#FFFFB3", "#BEBADA", "#FB8072", "#80B1D3", "#FDB462", "#B3DE69", "#FCCDE5",
          "#D9D9D9", "#BC80BD", "#CCEBC5", "#FFED6F")


## code

targetmatvec=unlist(targetmat)+1
yrange=range(targetmatvec[targetmatvec>0]);
# yrange[1]=1; # set the minimum value to 1
for(i in 1:length(targetmat)){
  vali=targetmat[[i]]+1;
  if(i==1){
    plot(1:length(vali),vali,type='b',las=1,pch=20,main=paste('sgRNAs in',targetgene),ylab='Read counts',xlab='Samples',xlim=c(0.7,length(vali)+0.3),ylim = yrange,col=colors[(i %% length(colors))],xaxt='n',log='y')
    axis(1,at=1:length(vali),labels=(collabel),las=2)
    # lines(0:100,rep(1,101),col='black');
  }else{
    lines(1:length(vali),vali,type='b',pch=20,col=colors[(i %% length(colors))])
  }
}




# parameters
# Do not modify the variables beginning with "__"
targetmat=list(c(1467.8394945303658,1218.2657055566162),c(1127.2240933340518,660.9940089746037),c(1005.8798566578648,565.7580675959518),c(790.8663846526916,466.75040576666026),c(1597.6991162364604,825.0638485774298),c(2847.3318693754377,2118.7639631468396))
targetgene="SOX9"
collabel=c("S77_MNSC510_F5","S78_MNSC510_F6")

# set up color using RColorBrewer
#library(RColorBrewer)
#colors <- brewer.pal(length(targetgenelist), "Set1")

colors=c( "#E41A1C", "#377EB8", "#4DAF4A", "#984EA3", "#FF7F00",  "#A65628", "#F781BF",
          "#999999", "#66C2A5", "#FC8D62", "#8DA0CB", "#E78AC3", "#A6D854", "#FFD92F", "#E5C494", "#B3B3B3", 
          "#8DD3C7", "#FFFFB3", "#BEBADA", "#FB8072", "#80B1D3", "#FDB462", "#B3DE69", "#FCCDE5",
          "#D9D9D9", "#BC80BD", "#CCEBC5", "#FFED6F")


## code

targetmatvec=unlist(targetmat)+1
yrange=range(targetmatvec[targetmatvec>0]);
# yrange[1]=1; # set the minimum value to 1
for(i in 1:length(targetmat)){
  vali=targetmat[[i]]+1;
  if(i==1){
    plot(1:length(vali),vali,type='b',las=1,pch=20,main=paste('sgRNAs in',targetgene),ylab='Read counts',xlab='Samples',xlim=c(0.7,length(vali)+0.3),ylim = yrange,col=colors[(i %% length(colors))],xaxt='n',log='y')
    axis(1,at=1:length(vali),labels=(collabel),las=2)
    # lines(0:100,rep(1,101),col='black');
  }else{
    lines(1:length(vali),vali,type='b',pch=20,col=colors[(i %% length(colors))])
  }
}




# parameters
# Do not modify the variables beginning with "__"
targetmat=list(c(1942.5722099477284,256.4769906434982),c(2385.3722315029368,293.25126503723504),c(2223.5799159346875,302.68056616383427),c(1746.718354259848,929.729091082681),c(1882.9645147383735,390.3730666412068),c(3366.7703561998164,451.66352396410156))
targetgene="mKate2"
collabel=c("S77_MNSC510_F5","S78_MNSC510_F6")

# set up color using RColorBrewer
#library(RColorBrewer)
#colors <- brewer.pal(length(targetgenelist), "Set1")

colors=c( "#E41A1C", "#377EB8", "#4DAF4A", "#984EA3", "#FF7F00",  "#A65628", "#F781BF",
          "#999999", "#66C2A5", "#FC8D62", "#8DA0CB", "#E78AC3", "#A6D854", "#FFD92F", "#E5C494", "#B3B3B3", 
          "#8DD3C7", "#FFFFB3", "#BEBADA", "#FB8072", "#80B1D3", "#FDB462", "#B3DE69", "#FCCDE5",
          "#D9D9D9", "#BC80BD", "#CCEBC5", "#FFED6F")


## code

targetmatvec=unlist(targetmat)+1
yrange=range(targetmatvec[targetmatvec>0]);
# yrange[1]=1; # set the minimum value to 1
for(i in 1:length(targetmat)){
  vali=targetmat[[i]]+1;
  if(i==1){
    plot(1:length(vali),vali,type='b',las=1,pch=20,main=paste('sgRNAs in',targetgene),ylab='Read counts',xlab='Samples',xlim=c(0.7,length(vali)+0.3),ylim = yrange,col=colors[(i %% length(colors))],xaxt='n',log='y')
    axis(1,at=1:length(vali),labels=(collabel),las=2)
    # lines(0:100,rep(1,101),col='black');
  }else{
    lines(1:length(vali),vali,type='b',pch=20,col=colors[(i %% length(colors))])
  }
}



dev.off()
Sweave("S10B_c0_t1_summary.Rnw");
library(tools);

texi2dvi("S10B_c0_t1_summary.tex",pdf=TRUE);
